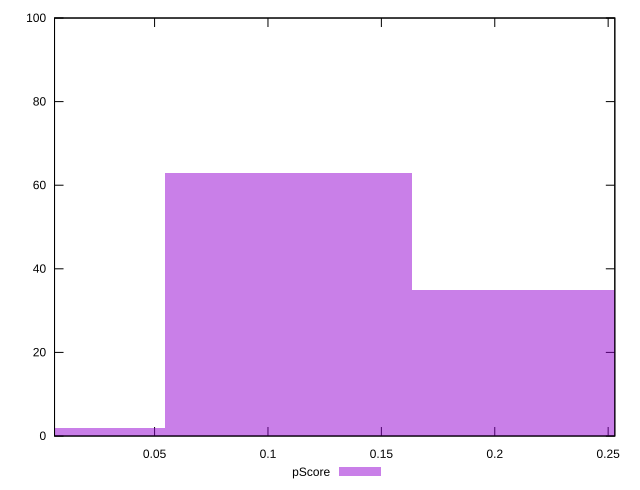

This chart was generated by the following gnuplot code:
reset

$pScore <<EOF
0.21781153313240242 35
0.10890576656620121 63
0 2
EOF

set key outside below
set boxwidth 0.10890576656620121
set xrange [0.00588235294117645:0.2529411764705882]
set yrange [0:100]
set trange [0:100]
set style fill transparent solid 0.5 noborder
set terminal svg size 640, 490 enhanced background rgb 'white'
set output "reports/report_00027_2021-02-24T12-40-31.850Z/unused-javascript/samples/astro/pScore/histogram.svg"

plot $pScore title "pScore" with boxes

reset
